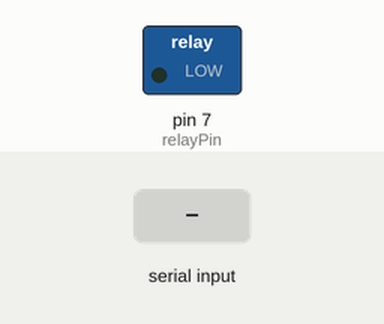
This sketch was run on a simulated Arduino Uno, built with avr-gcc and run on an emulated ATmega328P. Shown: switched loads named in the sketch (green lamp = pin HIGH). The test bench sets the inputs (shaded band).

Above: at 1.2 s.
1.3 s: "activate_relay\n" received over Serial
At 1.7 s:
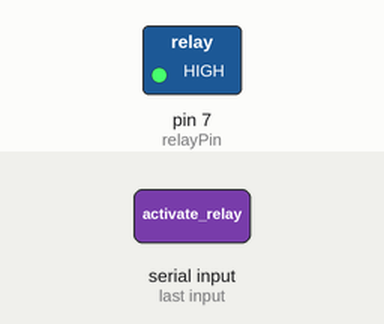
Timing chart, 0 to 4.8 s (numbered marks = the images above; inputs shaded):
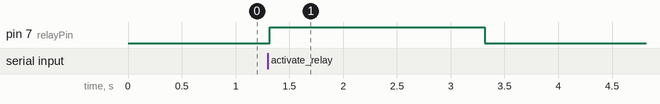

Measured:
- after the input at 1.3 s, pin 7 (relayPin): LOW → HIGH at once, → LOW 2.0 s later

The sketch:

Relay_Where_Is_Waldo.ino
```cpp
const int relayPin = 7; // Pin connected to the relay

void setup() {
  pinMode(relayPin, OUTPUT);
  digitalWrite(relayPin, LOW); // Relay off initially
  Serial.begin(9600); // Start serial communication
}

void loop() {
  if (Serial.available() > 0) {
    String message = Serial.readStringUntil('\n');
    if (message == "activate_relay") {
      digitalWrite(relayPin, HIGH); // Turn on the relay
      delay(2000); // Keep the relay on for 2 seconds (or adjust as needed)
      digitalWrite(relayPin, LOW); // Turn off the relay
    }
  }
}
```
